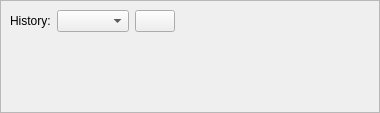
<?xml version="1.0" encoding="UTF-8"?>
<ui version="4.0">
 <class>FindDialog</class>
 <widget class="QWidget" name="FindDialog">
  <property name="geometry">
   <rect>
    <x>0</x>
    <y>0</y>
    <width>380</width>
    <height>113</height>
   </rect>
  </property>
  <property name="windowTitle">
   <string>Form</string>
  </property>
  <property name="styleSheet">
   <string notr="true"/>
  </property>
  <layout class="QGridLayout" name="gridLayout_2">
   <property name="leftMargin">
    <number>0</number>
   </property>
   <property name="topMargin">
    <number>0</number>
   </property>
   <property name="rightMargin">
    <number>0</number>
   </property>
   <property name="bottomMargin">
    <number>0</number>
   </property>
   <item row="0" column="0">
    <widget class="QScrollArea" name="scrollArea">
     <property name="widgetResizable">
      <bool>true</bool>
     </property>
     <widget class="QWidget" name="scrollAreaWidgetContents">
      <property name="geometry">
       <rect>
        <x>0</x>
        <y>0</y>
        <width>378</width>
        <height>111</height>
       </rect>
      </property>
      <layout class="QGridLayout" name="gridLayout">
       <item row="0" column="0">
        <layout class="QHBoxLayout" name="horizontalLayout">
         <item>
          <widget class="QLabel" name="label">
           <property name="text">
            <string>History:</string>
           </property>
          </widget>
         </item>
         <item>
          <widget class="QComboBox" name="mHistoryCombobox">
           <property name="styleSheet">
            <string notr="true"/>
           </property>
           <property name="sizeAdjustPolicy">
            <enum>QComboBox::AdjustToContents</enum>
           </property>
          </widget>
         </item>
         <item>
          <widget class="QPushButton" name="mClearButton">
           <property name="sizePolicy">
            <sizepolicy hsizetype="Maximum" vsizetype="Maximum">
             <horstretch>0</horstretch>
             <verstretch>0</verstretch>
            </sizepolicy>
           </property>
           <property name="text">
            <string/>
           </property>
           <property name="icon">
            <iconset resource="../../ART.qrc">
             <normaloff>:/images/close.png</normaloff>:/images/close.png</iconset>
           </property>
          </widget>
         </item>
         <item>
          <spacer name="horizontalSpacer">
           <property name="orientation">
            <enum>Qt::Horizontal</enum>
           </property>
           <property name="sizeHint" stdset="0">
            <size>
             <width>40</width>
             <height>20</height>
            </size>
           </property>
          </spacer>
         </item>
        </layout>
       </item>
       <item row="1" column="0">
        <widget class="QStackedWidget" name="mSearchStackedWidget"/>
       </item>
      </layout>
     </widget>
    </widget>
   </item>
  </layout>
 </widget>
 <resources>
  <include location="../../ART.qrc"/>
 </resources>
 <connections>
  <connection>
   <sender>mHistoryCombobox</sender>
   <signal>currentIndexChanged(int)</signal>
   <receiver>mSearchStackedWidget</receiver>
   <slot>setCurrentIndex(int)</slot>
   <hints>
    <hint type="sourcelabel">
     <x>102</x>
     <y>21</y>
    </hint>
    <hint type="destinationlabel">
     <x>204</x>
     <y>97</y>
    </hint>
   </hints>
  </connection>
 </connections>
</ui>
